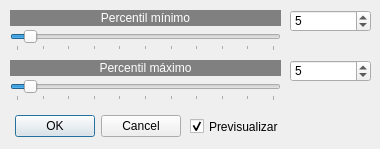
<?xml version="1.0" encoding="UTF-8"?>
<ui version="4.0">
 <class>AjusteLineal</class>
 <widget class="QDialog" name="AjusteLineal">
  <property name="windowModality">
   <enum>Qt::WindowModality::WindowModal</enum>
  </property>
  <property name="geometry">
   <rect>
    <x>0</x>
    <y>0</y>
    <width>380</width>
    <height>149</height>
   </rect>
  </property>
  <property name="windowTitle">
   <string>Ajuste lineal del histograma</string>
  </property>
  <widget class="QLabel" name="label">
   <property name="geometry">
    <rect>
     <x>10</x>
     <y>10</y>
     <width>271</width>
     <height>16</height>
    </rect>
   </property>
   <property name="styleSheet">
    <string notr="true">background-color: rgb(128, 128, 128);
color: rgb(255, 255, 255);</string>
   </property>
   <property name="text">
    <string>Percentil mínimo</string>
   </property>
   <property name="alignment">
    <set>Qt::AlignmentFlag::AlignCenter</set>
   </property>
  </widget>
  <widget class="QSpinBox" name="spinBox_2">
   <property name="geometry">
    <rect>
     <x>290</x>
     <y>60</y>
     <width>81</width>
     <height>22</height>
    </rect>
   </property>
   <property name="minimum">
    <number>0</number>
   </property>
   <property name="maximum">
    <number>100</number>
   </property>
   <property name="value">
    <number>5</number>
   </property>
  </widget>
  <widget class="QCheckBox" name="checkBox">
   <property name="geometry">
    <rect>
     <x>190</x>
     <y>118</y>
     <width>101</width>
     <height>17</height>
    </rect>
   </property>
   <property name="text">
    <string>Previsualizar</string>
   </property>
   <property name="checked">
    <bool>true</bool>
   </property>
  </widget>
  <widget class="QSlider" name="horizontalSlider_2">
   <property name="geometry">
    <rect>
     <x>10</x>
     <y>80</y>
     <width>271</width>
     <height>21</height>
    </rect>
   </property>
   <property name="minimum">
    <number>0</number>
   </property>
   <property name="maximum">
    <number>100</number>
   </property>
   <property name="value">
    <number>5</number>
   </property>
   <property name="orientation">
    <enum>Qt::Orientation::Horizontal</enum>
   </property>
   <property name="tickPosition">
    <enum>QSlider::TickPosition::TicksBelow</enum>
   </property>
   <property name="tickInterval">
    <number>10</number>
   </property>
  </widget>
  <widget class="QSpinBox" name="spinBox">
   <property name="geometry">
    <rect>
     <x>290</x>
     <y>10</y>
     <width>81</width>
     <height>22</height>
    </rect>
   </property>
   <property name="minimum">
    <number>0</number>
   </property>
   <property name="maximum">
    <number>100</number>
   </property>
   <property name="value">
    <number>5</number>
   </property>
  </widget>
  <widget class="QLabel" name="label_2">
   <property name="geometry">
    <rect>
     <x>10</x>
     <y>60</y>
     <width>271</width>
     <height>16</height>
    </rect>
   </property>
   <property name="styleSheet">
    <string notr="true">background-color: rgb(128, 128, 128);
color: rgb(255, 255, 255);</string>
   </property>
   <property name="text">
    <string>Percentil máximo</string>
   </property>
   <property name="alignment">
    <set>Qt::AlignmentFlag::AlignCenter</set>
   </property>
  </widget>
  <widget class="QSlider" name="horizontalSlider">
   <property name="geometry">
    <rect>
     <x>10</x>
     <y>30</y>
     <width>271</width>
     <height>21</height>
    </rect>
   </property>
   <property name="minimum">
    <number>0</number>
   </property>
   <property name="maximum">
    <number>100</number>
   </property>
   <property name="pageStep">
    <number>16</number>
   </property>
   <property name="value">
    <number>5</number>
   </property>
   <property name="tracking">
    <bool>true</bool>
   </property>
   <property name="orientation">
    <enum>Qt::Orientation::Horizontal</enum>
   </property>
   <property name="tickPosition">
    <enum>QSlider::TickPosition::TicksBelow</enum>
   </property>
   <property name="tickInterval">
    <number>10</number>
   </property>
  </widget>
  <widget class="QDialogButtonBox" name="buttonBox">
   <property name="geometry">
    <rect>
     <x>-160</x>
     <y>110</y>
     <width>341</width>
     <height>32</height>
    </rect>
   </property>
   <property name="orientation">
    <enum>Qt::Orientation::Horizontal</enum>
   </property>
   <property name="standardButtons">
    <set>QDialogButtonBox::StandardButton::Cancel|QDialogButtonBox::StandardButton::Ok</set>
   </property>
  </widget>
 </widget>
 <resources/>
 <connections/>
</ui>
